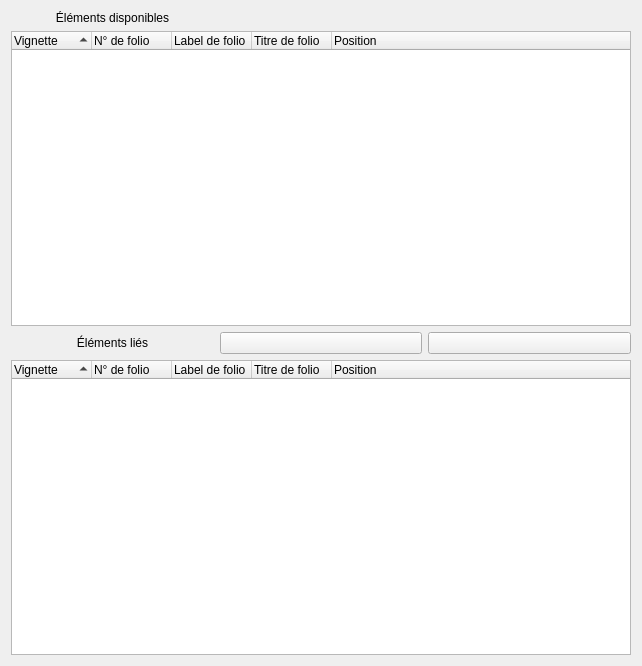
<?xml version="1.0" encoding="UTF-8"?>
<ui version="4.0">
 <class>MasterPropertiesWidget</class>
 <widget class="QWidget" name="MasterPropertiesWidget">
  <property name="geometry">
   <rect>
    <x>0</x>
    <y>0</y>
    <width>642</width>
    <height>666</height>
   </rect>
  </property>
  <property name="minimumSize">
   <size>
    <width>300</width>
    <height>400</height>
   </size>
  </property>
  <property name="windowTitle">
   <string>Form</string>
  </property>
  <layout class="QGridLayout" name="gridLayout">
   <item row="2" column="2">
    <widget class="QLabel" name="label_2">
     <property name="frameShape">
      <enum>QFrame::NoFrame</enum>
     </property>
     <property name="frameShadow">
      <enum>QFrame::Plain</enum>
     </property>
     <property name="text">
      <string>Éléments liés</string>
     </property>
     <property name="scaledContents">
      <bool>false</bool>
     </property>
     <property name="alignment">
      <set>Qt::AlignCenter</set>
     </property>
    </widget>
   </item>
   <item row="3" column="2" colspan="3">
    <widget class="QTreeWidget" name="m_link_tree_widget">
     <property name="frameShape">
      <enum>QFrame::StyledPanel</enum>
     </property>
     <property name="showDropIndicator" stdset="0">
      <bool>false</bool>
     </property>
     <property name="iconSize">
      <size>
       <width>32</width>
       <height>32</height>
      </size>
     </property>
     <property name="uniformRowHeights">
      <bool>true</bool>
     </property>
     <property name="sortingEnabled">
      <bool>true</bool>
     </property>
     <attribute name="headerDefaultSectionSize">
      <number>80</number>
     </attribute>
     <attribute name="headerStretchLastSection">
      <bool>true</bool>
     </attribute>
     <column>
      <property name="text">
       <string>Vignette</string>
      </property>
     </column>
     <column>
      <property name="text">
       <string>N° de folio</string>
      </property>
     </column>
     <column>
      <property name="text">
       <string>Label de folio</string>
      </property>
     </column>
     <column>
      <property name="text">
       <string>Titre de folio</string>
      </property>
     </column>
     <column>
      <property name="text">
       <string>Position</string>
      </property>
     </column>
    </widget>
   </item>
   <item row="1" column="2" colspan="3">
    <widget class="QTreeWidget" name="m_free_tree_widget">
     <property name="showDropIndicator" stdset="0">
      <bool>false</bool>
     </property>
     <property name="iconSize">
      <size>
       <width>32</width>
       <height>32</height>
      </size>
     </property>
     <property name="uniformRowHeights">
      <bool>true</bool>
     </property>
     <property name="sortingEnabled">
      <bool>true</bool>
     </property>
     <property name="wordWrap">
      <bool>false</bool>
     </property>
     <attribute name="headerVisible">
      <bool>true</bool>
     </attribute>
     <attribute name="headerCascadingSectionResizes">
      <bool>false</bool>
     </attribute>
     <attribute name="headerDefaultSectionSize">
      <number>80</number>
     </attribute>
     <attribute name="headerStretchLastSection">
      <bool>true</bool>
     </attribute>
     <column>
      <property name="text">
       <string>Vignette</string>
      </property>
     </column>
     <column>
      <property name="text">
       <string>N° de folio</string>
      </property>
     </column>
     <column>
      <property name="text">
       <string>Label de folio</string>
      </property>
     </column>
     <column>
      <property name="text">
       <string>Titre de folio</string>
      </property>
     </column>
     <column>
      <property name="text">
       <string>Position</string>
      </property>
     </column>
    </widget>
   </item>
   <item row="0" column="2">
    <widget class="QLabel" name="label">
     <property name="text">
      <string>Éléments disponibles</string>
     </property>
     <property name="alignment">
      <set>Qt::AlignCenter</set>
     </property>
    </widget>
   </item>
   <item row="2" column="3">
    <widget class="QPushButton" name="unlink_button">
     <property name="toolTip">
      <string>Délier l'élément séléctionné</string>
     </property>
     <property name="text">
      <string/>
     </property>
     <property name="icon">
      <iconset resource="../../qelectrotech.qrc">
       <normaloff>:/ico/16x16/go-up.png</normaloff>:/ico/16x16/go-up.png</iconset>
     </property>
    </widget>
   </item>
   <item row="2" column="4">
    <widget class="QPushButton" name="link_button">
     <property name="toolTip">
      <string>Lier l'élément séléctionné</string>
     </property>
     <property name="text">
      <string/>
     </property>
     <property name="icon">
      <iconset resource="../../qelectrotech.qrc">
       <normaloff>:/ico/16x16/go-down.png</normaloff>:/ico/16x16/go-down.png</iconset>
     </property>
    </widget>
   </item>
  </layout>
 </widget>
 <resources>
  <include location="../../qelectrotech.qrc"/>
 </resources>
 <connections/>
</ui>
